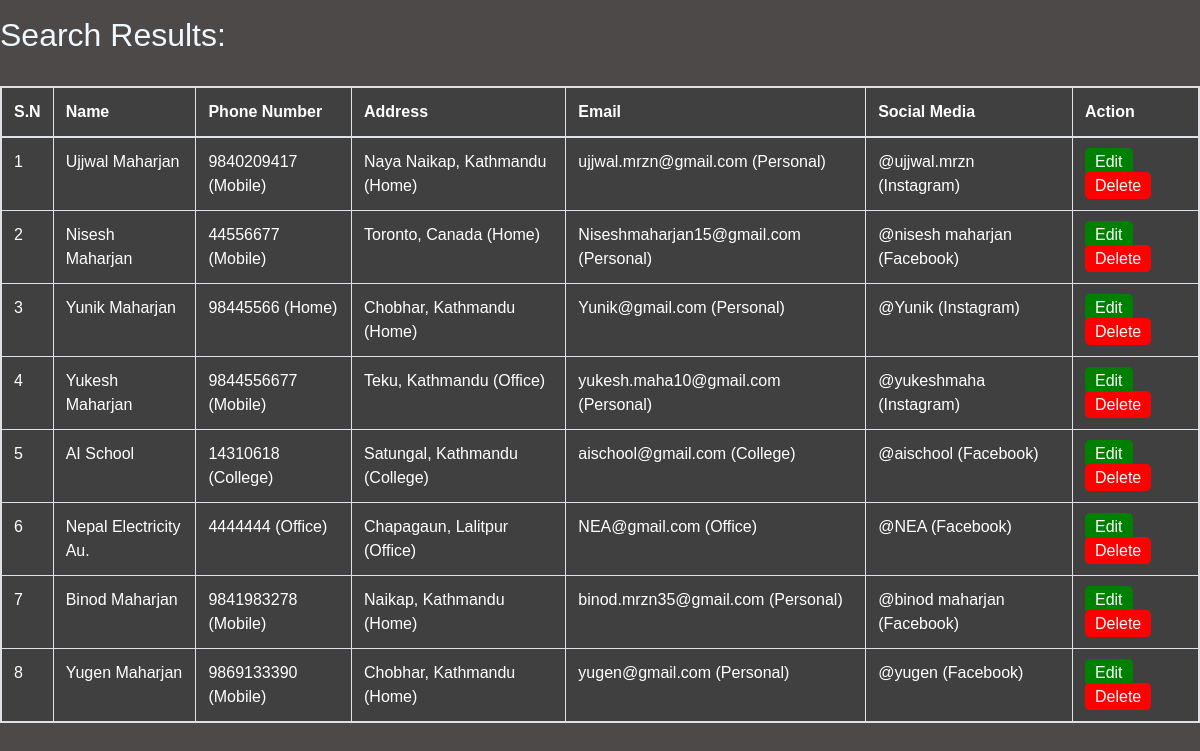
The page /all/ on the database as committed earlier.
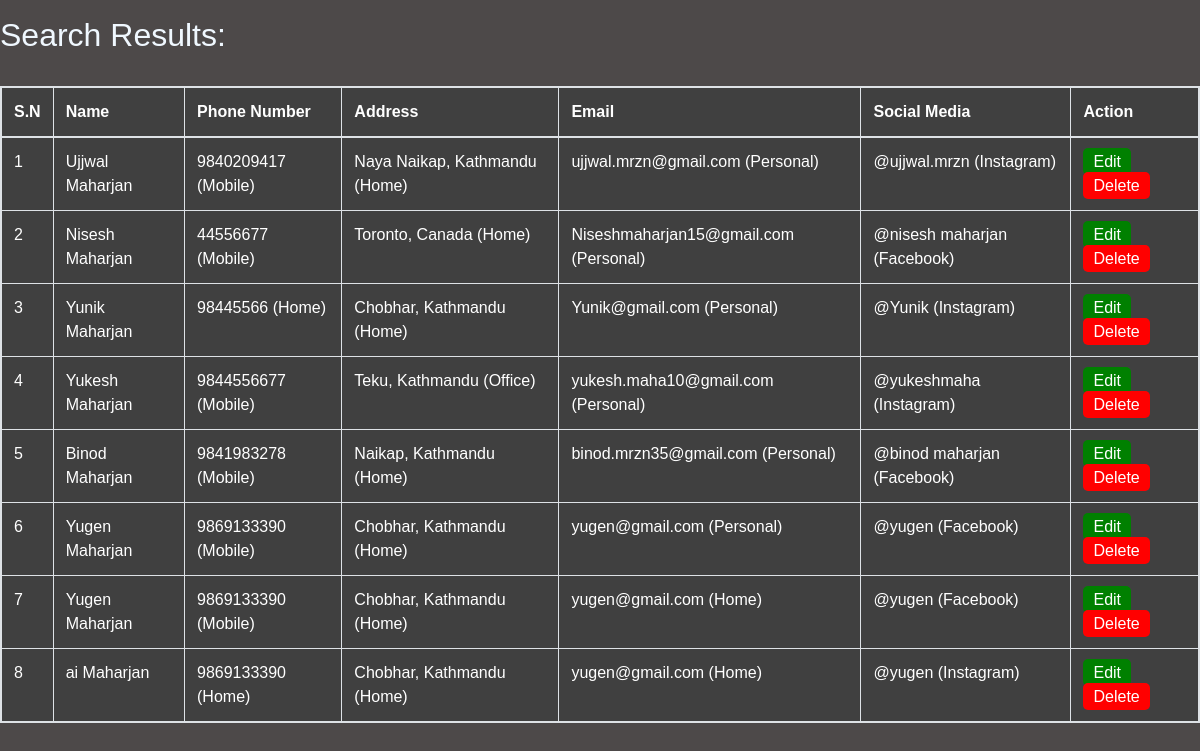
The same page on the database as committed later.
### accounts/models.py (models this page shows, shortened)
class Person(models.Model):
    id = models.AutoField(primary_key=True)
    first_name = models.CharField(max_length=20 , null=True)
    last_name = models.CharField(max_length=15 , null=True)
    phone = models.ForeignKey(Phone, null=True , on_delete= models.SET_NULL)
    address = models.ForeignKey(Address, null=True , on_delete= models.SET_NULL)
    email = models.ForeignKey(Email, null=True , on_delete= models.SET_NULL)
    media = models.ForeignKey(SocialMedia, null=True , on_delete= models.SET_NULL)

class Phone(models.Model):
    TYPE = (
        ('Home' , 'Home'),
        ('Mobile' , 'Mobile'),
        ('Office' , 'Office'),
        ('College' , 'College'),
    )
    Number = models.IntegerField( null=True )
    Number_type = models.CharField(max_length=200 , null=True , choices=TYPE )

class Address(models.Model):
    TYPE = (
        ('Home' , 'Home'),
        ('Office' , 'Office'),
        ('College' , 'College')
    )
    Address = models.CharField(max_length=200 , null=True)
    Address_type= models.CharField(max_length=200 , null=True , choices=TYPE )
    def __str__(self):
        return str(self.Address)

class Email(models.Model):
    TYPE = (
        ('Home' , 'Home'),
        ('Personal' , 'Personal'),
        ('Office' , 'Office'),
        ('College' , 'College')
    )
    email = models.CharField(max_length=200 , null=True)
    email_type = models.CharField(max_length=200 , null=True , choices=TYPE )

class SocialMedia(models.Model):
    APP = (
        ('Facebook' , 'Facebook'),
        ('Instagram' , 'Instagram'),
        ('Twitter' , 'Twitter'),
        ('Linkdin' , 'Linkdlin'),
        ('Snapchat' , 'Snapchat'),
        ('WeChat' , 'WeChat'),
        ('Discord' , 'Discord'),
    )
    User_Name = models.CharField(max_length=200 , null=True)
    Linked_App = models.CharField(max_length=200 , null=True , choices=APP )

### accounts/views.py (the view)
# urls.py: path('all/', views.all),
def all(request):
    per = Person.objects.all()
    return render(request, 'accounts/all.html' , {'per' : per})

### accounts/templates/accounts/all.html (shortened to what this page needs)
{% extends 'accounts/search.html' %}
{% block content %}
<div class="cointainer my-3">
    <h2>Search Results:</h2>
<br>
        <div class="table table-bordered">
            <table>
                    <thead-light>
                    <tr>
                        <th scope="col">S.N</th>
                        <th scope="col">Name</th>
                        <th scope="col">Phone Number</th>
                        <th scope="col">Address</th>
                        <th scope="col">Email</th>
                        <th scope="col">Social Media</th>
                        <th scope="col">Action</th>
                    </tr>
                <tbody>
                    {% for person in per %}
                    <tr>
                        <td>
                            {{ forloop.counter }}
                        </td>
                        <td>
                            {% if person.first_name and person.last_name %}
                                {{ person.first_name }} {{ person.last_name }}
                            {% else %}
                               Not Available
                            {% endif %}
                        </td>
                        <td>
                            {% if person.phone.Number and person.phone.Number_type %}
                                {{ person.phone.Number }} ({{ person.phone.Number_type }})
                            {% else %}
                               Not Available
                            {% endif %}
                        </td>
                        <td>
                            {% if person.address and person.address.Address_type %}
                                {{ person.address }} ({{ person.address.Address_type}})
                            {% else %}
                               Not Available
                            {% endif %}
                        </td>
                        <td>
                            {% if person.email.email and person.email.email_type %}
                                {{ person.email.email }} ({{ person.email.email_type }})
                            {% else %}
                               Not Available
                            {% endif %}
                        </td>
                        <td>
                            {% if person.media.User_Name and person.media.Linked_App %}
                                {{ person.media.User_Name }} ({{ person.media.Linked_App}})
                            {% else %}
                               Not Available
                            {% endif %}
                        </td>
                        <td><a href="{%url 'edit' person.id %}" style="background-color: green; color:
                        white; text-decoration: none; padding: 5px 10px; border-radius: 5px;">Edit</a>
                        <a href="{%url 'delete' person.id%}" style="background-color: red;
                        color: white; text-decoration: none; padding: 5px 10px; border-radius: 5px;">Delete</a></td>
                    </tr>
                    {% empty %}
                    <tr>
                        <td colspan="6" >No records found.</td>
                    </tr>
                    {% endfor %}
                </tbody>
            </table>
        </div>
    </div>
{% endblock %}

Rows that differ between the two databases and show on the page:
removed Person: first_name "AI", last_name "School", phone.Number "14310618", phone.Number_type "College", address "Satungal, Kathmandu", address.Address_type "College", email.email "aischool@gmail.com", email.email_type "College", media.User_Name "@aischool", media.Linked_App "Facebook"
removed Person: first_name "Nepal", last_name "Electricity Au.", phone.Number "4444444", phone.Number_type "Office", address "Chapagaun, Lalitpur", address.Address_type "Office", email.email "NEA@gmail.com", email.email_type "Office", media.User_Name "@NEA", media.Linked_App "Facebook"
added Person: first_name "Yugen", last_name "Maharjan", phone.Number "9869133390", phone.Number_type "Mobile", address "Chobhar, Kathmandu", address.Address_type "Home", email.email "yugen@gmail.com", email.email_type "Home", media.User_Name "@yugen", media.Linked_App "Facebook"
added Person: first_name "ai", last_name "Maharjan", phone.Number "9869133390", phone.Number_type "Home", address "Chobhar, Kathmandu", address.Address_type "Home", email.email "yugen@gmail.com", email.email_type "Home", media.User_Name "@yugen", media.Linked_App "Instagram"
